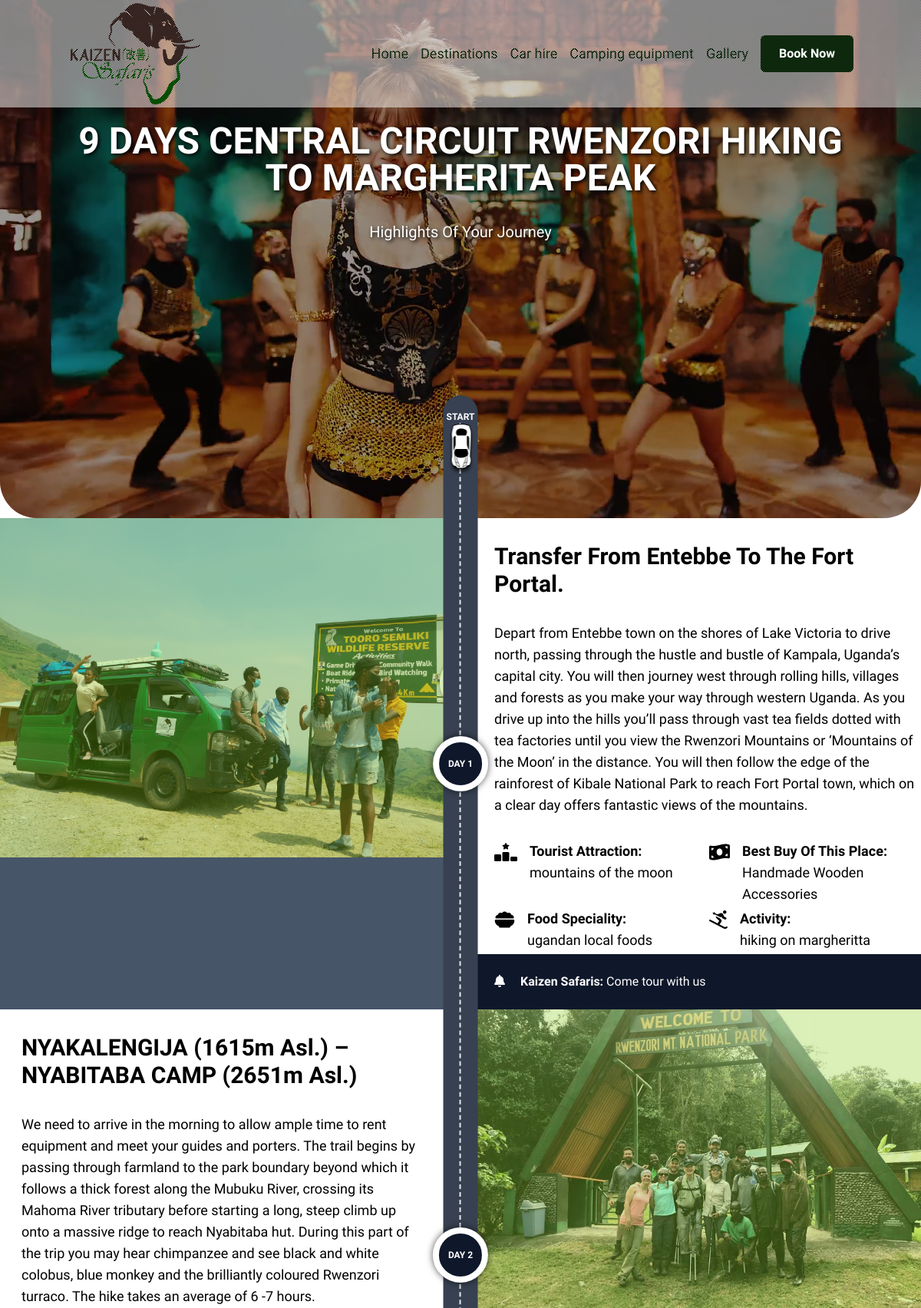
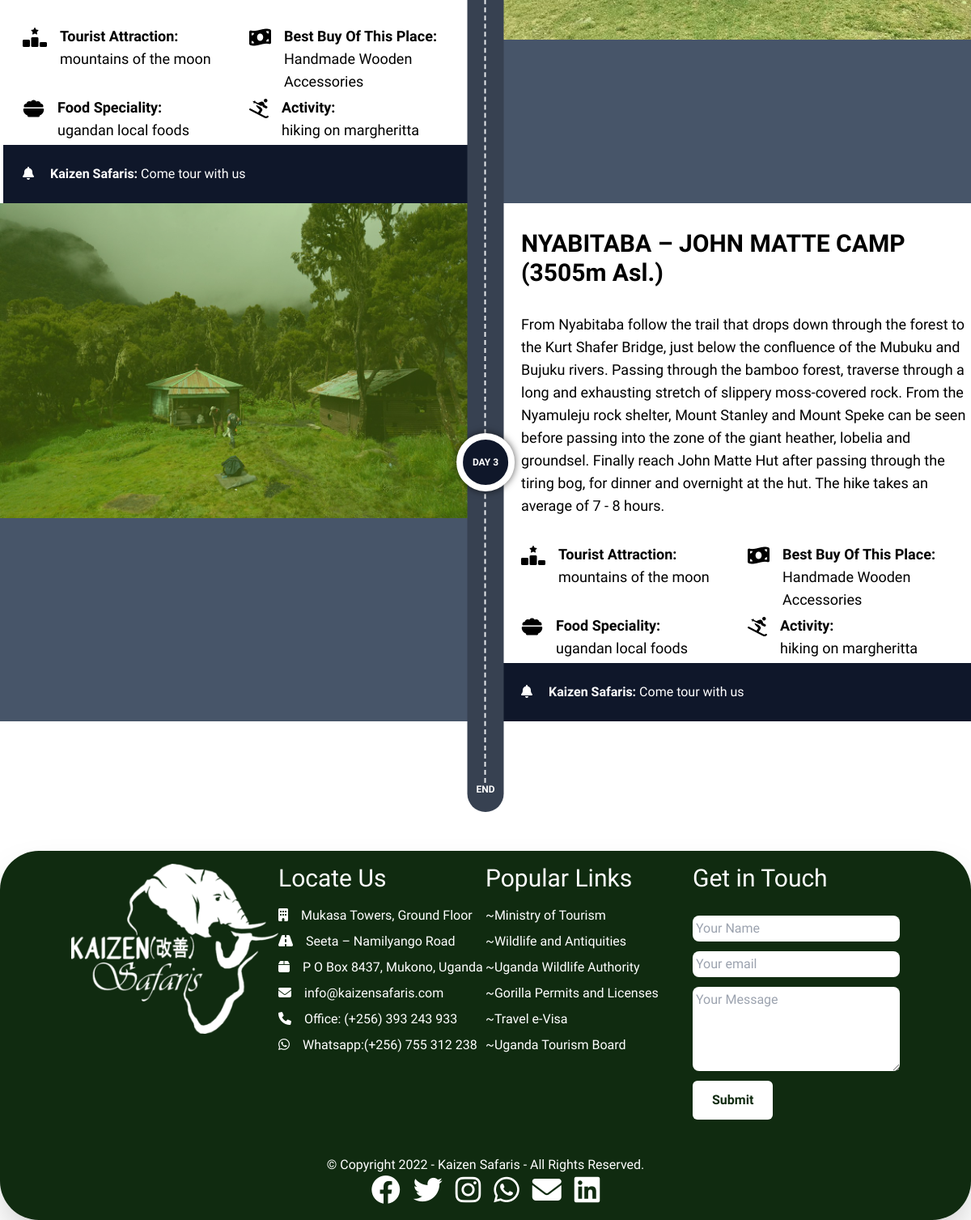
The app's page /destinations/itineraries/1 with its own data (2 pictures, top to bottom).
### destinations/models.py (models this page shows, shortened)
class Itinerary(models.Model):
    name = models.CharField(max_length=100)
    image = models.ImageField(null=True)
    destination = models.ForeignKey(Destination, on_delete=models.CASCADE, related_name='itineraries')
    departure_date = models.DateField(blank=True, null=True)
    return_date = models.DateField(blank=True, null=True)
    is_upcoming = models.BooleanField(default=False)
    class Meta:
        verbose_name = 'Itinerary'
        verbose_name_plural = 'Itineraries'

class Day(models.Model):
    itinerary = models.ForeignKey(Itinerary, on_delete=models.CASCADE, related_name='days')
    image = models.ImageField(null=True)
    day = models.CharField(max_length=6, blank=True)
    title = models.CharField(max_length=100)
    description = models.TextField()
    tourist_attraction = models.CharField(max_length=100)
    best_buy = models.CharField(max_length=50)
    food_speciality = models.CharField(max_length=50)
    activity = models.CharField(max_length=50)
    class Meta:
        verbose_name = 'Day'
        verbose_name_plural = 'Days'

### destinations/views.py (the view)
# urls.py: path('itineraries/<int:pk>', itineraryDetailView, name='itinerary-detail'),
def itineraryDetailView(request, pk):
    template_name = 'destinations/itinerary-detail.html'
    itinerary = Itinerary.objects.get(id=pk)
    context = {
        'itinerary': itinerary,
    }
    return render(request, template_name, context)

### destinations/templates/destinations/itinerary-detail.html (shortened to what this page needs)
{% extends 'base.html' %}
{% load static %}
{% block content %}
    <section id="banner" class="overflow-hidden h-[80vh]">
        <div class="relative h-full">
                <img src="{{ itinerary.image.url }}" alt="Kaizen Safaris {{ itinerary.name }}" class=" w-full h-full object-cover">
            <div class="cover z-10 absolute top-0 left-0 w-full h-full bg-black bg-opacity-40">
                <div class="container content-space grid justify-center content-start h-full">
                    <h1 class="shadowed text-5xl text-white uppercase mt-20 sm:mt-40 font-bold text-center">{{ itinerary.name }}</h1>
                    <p class="shadowed mt-8 text-xl mb-16 mx-auto text-white">Highlights Of Your Journey</p>
                </div>
            </div>
        </div>
    </section>
    <section class="pb-40">
        <section class="cards relative">
            {% for day in itinerary.days.all %}
                <div class="card grid sm:grid-cols-2 sm:gap-8 ">
                    <figure class="card-item relative bg-slate-600">
                        <figure class=" relative">
                            <img src="{{ day.image.url }}" alt="" class="w-full object-cover transition-all">
                            <div class="overdrop bg-lime-500 hidden sm:block absolute z-10 top-0 left-0 w-full h-full opacity-30 transition-all"></div>
                        </figure>
                        <div class="circle transition-all absolute bg-slate-900 rounded-full aspect-square p-3 sm:p-3 sm:top-1/2 z-30 grid justify-center content-center text-xs">
                            <span class="text-white font-bold">DAY {{ day.day }}</span>
                        </div>
                    </figure>
                    <article class="card-item pt-8 grid pl-1">
                        <h3 class="mt-8 sm:mt-0 ml-6 font-semibold text-3xl">{{ day.title }}</h3>
                        <p class="desc ml-6 text-lg my-8">
                            {{ day.description }}
                        </p>
                        <div class=" ml-6 grid gap-4 sm:gap-1 mb-3 sm:mb-1 sm:grid-cols-2 text-lg">
                            <div class="flex">
                                <div class="icon text-2xl mr-4">
                                    <i class="fas fa-ranking-star"></i>
                                </div>
                                <div>
                                    <h4 class=" font-semibold">Tourist Attraction:</h4>
                                    <p>{{ day.tourist_attraction }}</p>
                                </div>
                            </div>
                            <div class="flex">
                                <div class="icon text-2xl mr-4">
                                    <i class="fas fa-money-bill-wave"></i>
                                </div>
                                <div>
                                    <h4 class=" font-semibold">Best Buy Of This Place:</h4>
                                    <p>{{ day.best_buy }}</p>
                                </div>
                            </div>
                            <div class="flex">
                                <div class="icon text-2xl mr-4">
                                    <i class="fas fa-bowl-food"></i>
                                </div>
                                <div>
                                    <h4 class=" font-semibold">Food Speciality:</h4>
                                    <p>{{ day.food_speciality }}</p>
                                </div>
                            </div>
                            <div class="flex">
                                <div class="icon text-2xl mr-4">
                                    <i class="fas fa-skiing"></i>
                                </div>
                                <div>
                                    <h4 class=" font-semibold">Activity:</h4>
                                    <p>{{ day.activity }}</p>
                                </div>
                            </div>
                        </div>
                        <footer class=" p-6 bg-slate-900 text-white mt-auto">
                            <i class="fas fa-bell mr-4"></i>
                            <strong>Kaizen Safaris:</strong> Come tour with us
                        </footer>
                    </article>
                </div>
            {% endfor %}
            <div id="spacer" class="absolute bg-gray-700 p-1 sm:left-1/2 top-0 rounded-full flex flex-col justify-center text-white z-20">
                <div class="endpts bg-gray-700 uppercase text-xs font-semibold text-center mt-4">start</div>
                <div class="endpts bg-gray-700 uppercase text-xs font-semibold text-center mb-4">end</div>
                <img class="car" src="{% static 'img/car.png' %}"/>
            </div>
        </section>
    </section>
{% endblock content %}

### static/css/style.css (style rules this page uses)
html { line-height: 1.5; -webkit-text-size-adjust: 100%; -moz-tab-size: 4; -o-tab-size: 4; tab-size: 4; font-family: ui-sans-serif, system-ui, -apple-system, BlinkMacSystemFont, "Segoe UI", Roboto, "Helvetica Neue", Arial, "Noto Sans", sans-serif, "Apple Color Emoji", "Segoe UI Emoji", "Segoe UI Symbol", "Noto Color Emoji"; }
body { margin: 0; line-height: inherit; }
h1, h2, h3, h4, h5, h6 { font-size: inherit; font-weight: inherit; }
b, strong { font-weight: bolder; }
blockquote, dl, dd, h1, h2, h3, h4, h5, h6, hr, figure, p, pre { margin: 0; }
img, svg, video, canvas, audio, iframe, embed, object { display: block; vertical-align: middle; }
img, video { max-width: 100%; height: auto; }
.container { width: 100%; }
@media (min-width: 640px) { .container { max-width: 640px; } }
@media (min-width: 768px) { .container { max-width: 768px; } }
@media (min-width: 1024px) { .container { max-width: 1024px; } }
.absolute { position: absolute; }
.relative { position: relative; }
.top-0 { top: 0px; }
.left-0 { left: 0px; }
.z-10 { z-index: 10; }
.z-30 { z-index: 30; }
.z-20 { z-index: 20; }
.mx-auto { margin-left: auto; margin-right: auto; }
.my-8 { margin-top: 2rem; margin-bottom: 2rem; }
.mb-4 { margin-bottom: 1rem; }
.mr-4 { margin-right: 1rem; }
.mt-8 { margin-top: 2rem; }
.mb-16 { margin-bottom: 4rem; }
.mt-4 { margin-top: 1rem; }
.mt-auto { margin-top: auto; }
.mt-20 { margin-top: 5rem; }
.ml-6 { margin-left: 1.5rem; }
.mb-3 { margin-bottom: 0.75rem; }
.flex { display: flex; }
.grid { display: grid; }
.hidden { display: none; }
.aspect-square { aspect-ratio: 1 / 1; }
.h-full { height: 100%; }
.h-\[80vh\] { height: 80vh; }
.w-full { width: 100%; }
.flex-col { flex-direction: column; }
.content-center { align-content: center; }
.content-start { align-content: flex-start; }
.justify-center { justify-content: center; }
.gap-4 { gap: 1rem; }
.overflow-hidden { overflow: hidden; }
.overflow-x-hidden { overflow-x: hidden; }
.rounded-full { border-radius: 9999px; }
.bg-black { --tw-bg-opacity: 1; background-color: rgb(0 0 0 / var(--tw-bg-opacity)); }
.bg-lime-500 { --tw-bg-opacity: 1; background-color: rgb(132 204 22 / var(--tw-bg-opacity)); }
.bg-slate-600 { --tw-bg-opacity: 1; background-color: rgb(71 85 105 / var(--tw-bg-opacity)); }
.bg-slate-900 { --tw-bg-opacity: 1; background-color: rgb(15 23 42 / var(--tw-bg-opacity)); }
.bg-gray-700 { --tw-bg-opacity: 1; background-color: rgb(55 65 81 / var(--tw-bg-opacity)); }
.bg-opacity-40 { --tw-bg-opacity: 0.4; }
.object-cover { -o-object-fit: cover; object-fit: cover; }
.p-1 { padding: 0.25rem; }
.p-3 { padding: 0.75rem; }
.p-6 { padding: 1.5rem; }
.pb-40 { padding-bottom: 10rem; }
.pt-8 { padding-top: 2rem; }
.pl-1 { padding-left: 0.25rem; }
.text-center { text-align: center; }
.text-3xl { font-size: 1.875rem; line-height: 2.25rem; }
.text-lg { font-size: 1.125rem; line-height: 1.75rem; }
.text-xl { font-size: 1.25rem; line-height: 1.75rem; }
.text-5xl { font-size: 3rem; line-height: 1; }
.text-xs { font-size: 0.75rem; line-height: 1rem; }
.text-2xl { font-size: 1.5rem; line-height: 2rem; }
.font-semibold { font-weight: 600; }
.font-bold { font-weight: 700; }
.uppercase { text-transform: uppercase; }
.text-white { --tw-text-opacity: 1; color: rgb(255 255 255 / var(--tw-text-opacity)); }
.opacity-30 { opacity: 0.3; }
.transition-all { transition-property: all; transition-timing-function: cubic-bezier(0.4, 0, 0.2, 1); transition-duration: 150ms; }
.container { margin-left: auto; margin-right: auto; }
.card img { transition: transform 1s cubic-bezier(0.165, 0.84, 0.44, 1); }
.shadowed { text-shadow: 2px 2px 5px black; }
#banner { border-bottom-left-radius: 3rem; border-bottom-right-radius: 3rem; overflow: hidden; }
body { font-family: 'Comic Neue', cursive; }
@media (min-width: 640px) { .sm\:top-1\/2 { top: 50%; } }
@media (min-width: 640px) { .sm\:left-1\/2 { left: 50%; } }
@media (min-width: 640px) { .sm\:mt-40 { margin-top: 10rem; } }
@media (min-width: 640px) { .sm\:mt-0 { margin-top: 0px; } }
@media (min-width: 640px) { .sm\:mb-1 { margin-bottom: 0.25rem; } }
@media (min-width: 640px) { .sm\:block { display: block; } }
@media (min-width: 640px) { .sm\:grid-cols-2 { grid-template-columns: repeat(2, minmax(0, 1fr)); } }
@media (min-width: 640px) { .sm\:gap-8 { gap: 2rem; } }
@media (min-width: 640px) { .sm\:gap-1 { gap: 0.25rem; } }
@media (min-width: 640px) { .sm\:p-3 { padding: 0.75rem; } }

### templates/base.html (style rules this page uses)
* { font-family: 'Comic Neue', cursive; }

### records on screen
Itinerary: image (picture), name "9 DAYS CENTRAL CIRCUIT RWENZORI HIKING TO MARGHERITA PEAK"
Day: image (picture), day "1", title "Transfer From Entebbe To The Fort Portal.", description "Depart from Entebbe town on the shores of Lake Victoria to drive north, passing through the hustle and bustle of Kampala, Uganda’s capital city. You will then journey west through rolling hills, villages and forests as you make your way through western Uganda. As you drive up into the hills you’ll pass through vast tea fields dotted with tea factories until you view the Rwenzori Mountains or ‘Mountains of the Moon’ in the distance. You will then follow the edge of the rainforest of Kibale National Park to reach Fort Portal town, which on a clear day offers fantastic views of the mountains.", tourist_attraction "mountains of the moon", best_buy "Handmade Wooden Accessories", food_speciality "ugandan local foods", activity "hiking on margheritta"
Day: image (picture), day "2", title "NYAKALENGIJA (1615m Asl.) – NYABITABA CAMP (2651m Asl.)", description "We need to arrive in the morning to allow ample time to rent equipment and meet your guides and porters. The trail begins by passing through farmland to the park boundary beyond which it follows a thick forest along the Mubuku River, crossing its Mahoma River tributary before starting a long, steep climb up onto a massive ridge to reach Nyabitaba hut. During this part of the trip you may hear chimpanzee and see black and white colobus, blue monkey and the brilliantly coloured Rwenzori turraco. The hike takes an average of 6 -7 hours.", tourist_attraction "mountains of the moon", best_buy "Handmade Wooden Accessories", food_speciality "ugandan local foods", activity "hiking on margheritta"
Day: image (picture), day "3", title "NYABITABA – JOHN MATTE CAMP (3505m Asl.)", description "From Nyabitaba follow the trail that drops down through the forest to the Kurt Shafer Bridge, just below the confluence of the Mubuku and Bujuku rivers. Passing through the bamboo forest, traverse through a long and exhausting stretch of slippery moss-covered rock. From the Nyamuleju rock shelter, Mount Stanley and Mount Speke can be seen before passing into the zone of the giant heather, lobelia and groundsel. Finally reach John Matte Hut after passing through the tiring bog, for dinner and overnight at the hut. The hike takes an average of 7 - 8 hours.", tourist_attraction "mountains of the moon", best_buy "Handmade Wooden Accessories", food_speciality "ugandan local foods", activity "hiking on margheritta"
